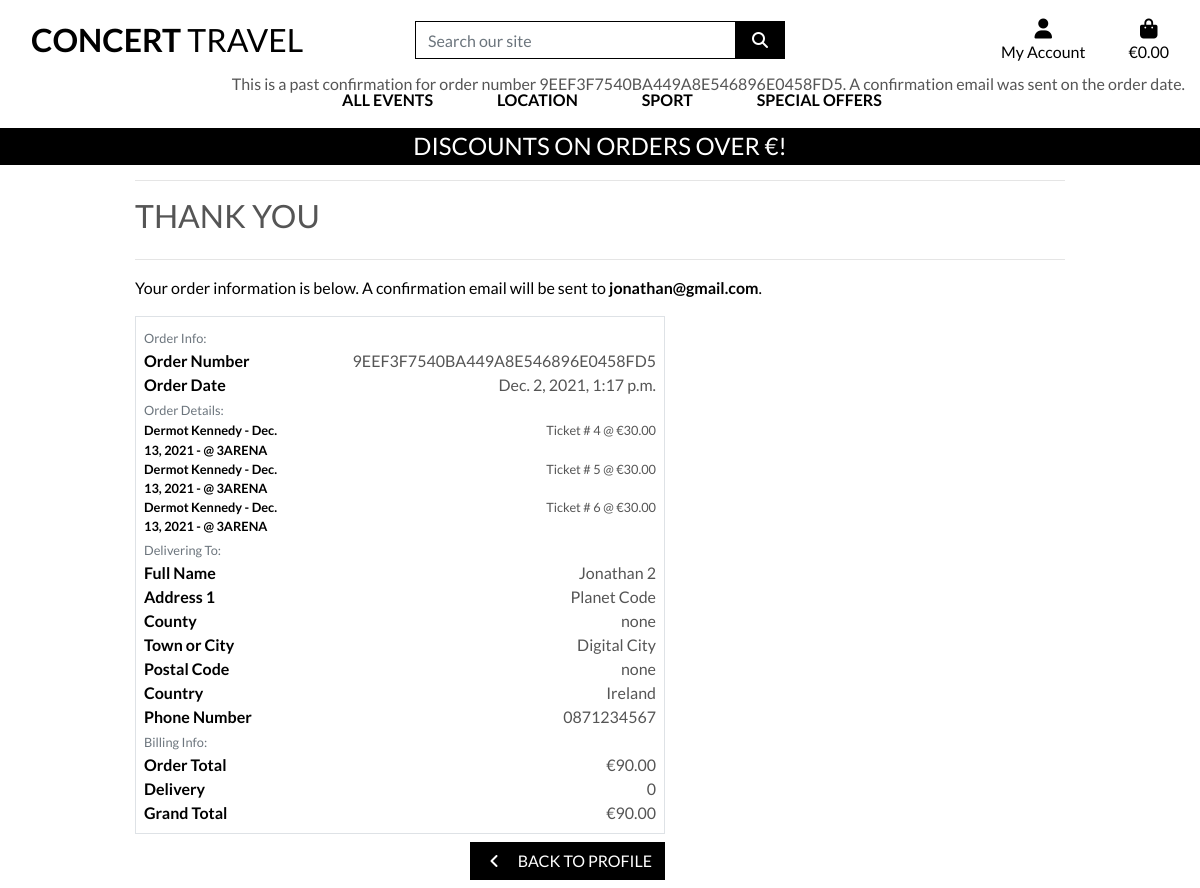
Before: /profile/order_history/9EEF3F7540BA449A8E546896E0458FD5 with the older database file.
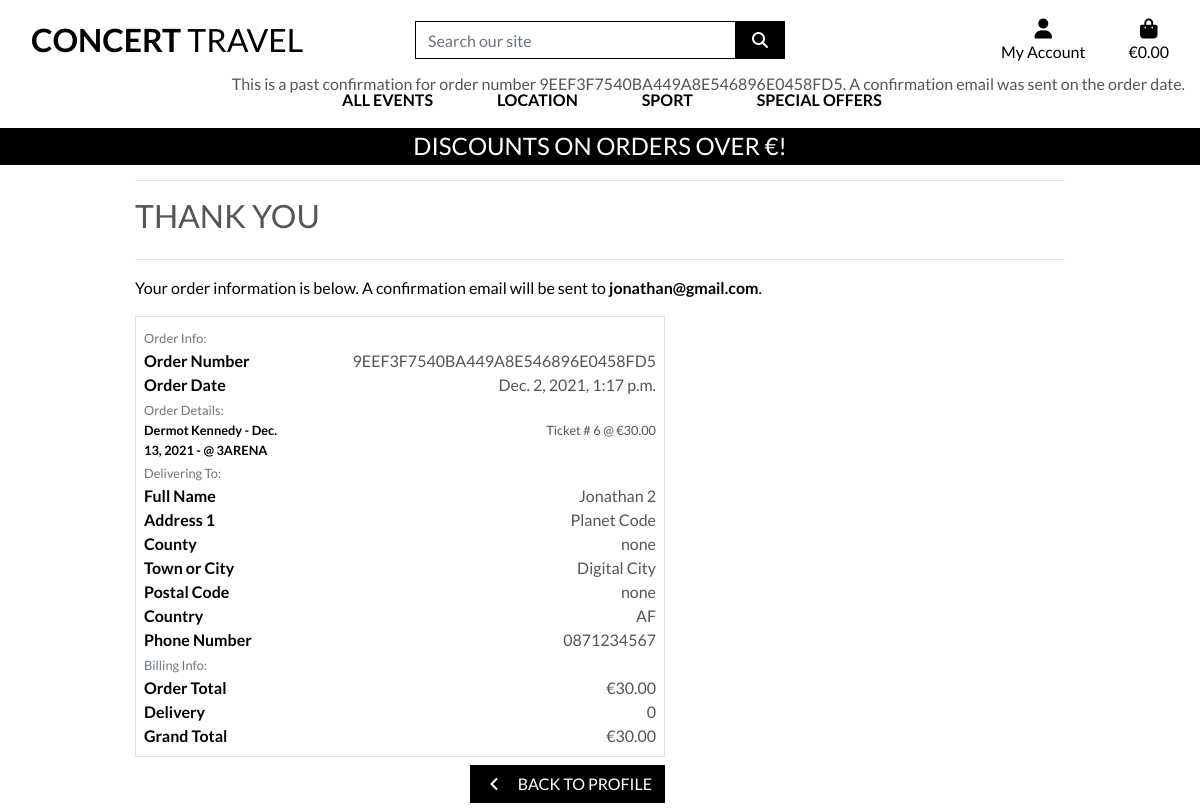
After: the same page with the newer database file.
### checkout/models.py (models this page shows, shortened)
class Order(models.Model):
    order_number = models.CharField(max_length=32, null=False, editable=False)
    full_name = models.CharField(max_length=50, null=False, blank=False)
    email = models.EmailField(max_length=254, null=False, blank=False)
    phone_number = models.CharField(max_length=20, null=False, blank=False)
    country = CountryField(blank_label='Country *', null=False, blank=False)
    postcode = models.CharField(max_length=20, null=True, blank=True)
    town_or_city = models.CharField(max_length=40, null=False, blank=False)
    street_address1 = models.CharField(max_length=80, null=False, blank=False)
    street_address2 = models.CharField(max_length=80, null=True, blank=True)
    county = models.CharField(max_length=80, null=True, blank=True)
    date = models.DateTimeField(auto_now_add=True)
    order_total = models.DecimalField(max_digits=10, decimal_places=2, null=False, default=0)
    original_bag = models.TextField(null=False, blank=False, default='')
    stripe_pid = models.CharField(max_length=254, null=False, blank=False, default='')
    user_profile = models.ForeignKey(UserProfile, on_delete=models.SET_NULL,
                                     null=True, blank=True, related_name='orders')

class OrderLineItem(models.Model):
    ticket_no = models.AutoField(primary_key=True)
    order = models.ForeignKey(Order, null=False, blank=False, on_delete=models.PROTECT, related_name='lineitems')
    event = models.ForeignKey(EventList, null=False, blank=False, on_delete=models.PROTECT)
    pickloc = models.ForeignKey(PickLoc, null=False, blank=False, on_delete=models.PROTECT)
    price = models.DecimalField(max_digits=6, decimal_places=2, null=False, blank=False, default=0)
    pax_fullname = models.CharField(max_length=50, null=True, blank=True)
    pax_email = models.CharField(max_length=50, null=True, blank=True)
    pax_tel = models.CharField(max_length=20, null=True, blank=True)

### events/models.py (models this page shows, shortened)
class EventList(models.Model):
    event_type = models.ForeignKey('EventType', on_delete=models.PROTECT)
    event_dest = models.ForeignKey('Destination', on_delete=models.PROTECT)
    name = models.CharField(max_length=254)
    description = models.CharField(max_length=254)
    event_date = models.DateField()
    publish = models.BooleanField(default=True)
    long_desc = models.TextField(null=True, blank=True)
    image_url = models.URLField(max_length=1024, null=True, blank=True)
    image = models.ImageField(null=True, blank=True)

class Destination(models.Model):
    destination = models.CharField(max_length=254)
    friendly_name = models.CharField(max_length=254, null=True, blank=True)
    def __str__(self):
        return self.destination

### profiles/views.py (the view)
# urls.py: path('order_history/<order_number>', views.order_history, name='order_history'),
def order_history(request, order_number):
    order = get_object_or_404(Order, order_number=order_number)
    messages.info(request, (
        f'This is a past confirmation for order number {order_number}. '
        'A confirmation email was sent on the order date.'
    ))
    template = 'checkout/checkout_success.html'
    context = {
        'order': order,
        'from_profile': True,
    }
    return render(request, template, context)

### checkout/templates/checkout/checkout_success.html (shortened to what this page needs)
{% extends "base.html" %}
{% load static %}
{% load checkout-tools %}
{% block extra-css %}
    <link rel="stylesheet" href="{% static 'checkout/css/checkout.css' %}">
{% endblock %}
{% block page_header %}
    <div class="container header-container">
    </div>
{% endblock %}
{% block content %}
    <div class="overlay"></div>
    <div class="container">
        <div class="row">
            <div class="col">
                <hr>
                <h2 class="logo-font mb-4">Thank You</h2>
                <hr>
                <p class="text-black">Your order information is below. A confirmation email will be sent to <strong>{{ order.email }}</strong>.</p>
            </div>
        </div>
        <div class="row">
            <div class="col-12 col-lg-7">
                <div class="order-confirmation-wrapper p-2 border">
                    <div class="row">
                        <div class="col">
                            <small class="text-muted">Order Info:</small>
                        </div>
                    </div>
                    <div class="row">
                        <div class="col-12 col-md-4">
                            <p class="mb-0 text-black font-weight-bold">Order Number</p>
                        </div>
                        <div class="col-12 col-md-8 text-md-right">
                            <p class="mb-0">{{ order.order_number }}</p>
                        </div>
                    </div>
                    <div class="row">
                        <div class="col-12 col-md-4">
                            <p class="mb-0 text-black font-weight-bold">Order Date</p>
                        </div>
                        <div class="col-12 col-md-8 text-md-right">
                            <p class="mb-0">{{ order.date }}</p>
                        </div>
                    </div>
                    <div class="row">
                        <div class="col">
                            <small class="text-muted">Order Details:</small>
                        </div>
                    </div>
                    {% for item in order.lineitems.all %}
                    <div class="row">
                        <div class="col-12 col-md-4">
                            <p class="small mb-0 text-black font-weight-bold">
                                {{ item.event.name }} - {{item.event.event_date }} - @ {{ item.event.event_dest|upper }}
                            </p>
                        </div>
                        <div class="col-12 col-md-8 text-md-right">
                            <p class="small mb-0"> Ticket # {{ item.ticket_no }} @ €{{ item.price }}</p>
                        </div>
                    </div>
                    {% endfor %}
                    <div class="row">
                        <div class="col">
                            <small class="text-muted">Delivering To:</small>
                        </div>
                    </div>
                    <div class="row">
                        <div class="col-12 col-md-4">
                            <p class="mb-0 text-black font-weight-bold">Full Name</p>
                        </div>
                        <div class="col-12 col-md-8 text-md-right">
                            <p class="mb-0">{{ order.full_name }}</p>
                        </div>
                    </div>
                    <div class="row">
                        <div class="col-12 col-md-4">
                            <p class="mb-0 text-black font-weight-bold">Address 1</p>
                        </div>
                        <div class="col-12 col-md-8 text-md-right">
                            <p class="mb-0">{{ order.street_address1 }}</p>
                        </div>
                    </div>
                    {% if order.county %}
                    <div class="row">
                        <div class="col-12 col-md-4">
                            <p class="mb-0 text-black font-weight-bold">County</p>
                        </div>
                        <div class="col-12 col-md-8 text-md-right">
                            <p class="mb-0">{{ order.county }}</p>
                        </div>
                    </div>
                    {% endif %}
                    <div class="row">
                        <div class="col-12 col-md-4">
                            <p class="mb-0 text-black font-weight-bold">Town or City</p>
                        </div>
                        <div class="col-12 col-md-8 text-md-right">
                            <p class="mb-0">{{ order.town_or_city }}</p>
                        </div>
                    </div>
                    {% if order.postcode %}
                    <div class="row">
                        <div class="col-12 col-md-4">
                            <p class="mb-0 text-black font-weight-bold">Postal Code</p>
                        </div>
                        <div class="col-12 col-md-8 text-md-right">
                            <p class="mb-0">{{ order.postcode }}</p>
                        </div>
                    </div>
                    {% endif %}
                    <div class="row">
                        <div class="col-12 col-md-4">
                            <p class="mb-0 text-black font-weight-bold">Country</p>
                        </div>
                        <div class="col-12 col-md-8 text-md-right">
                            <p class="mb-0">{{ order.country }}</p>
                        </div>
                    </div>
                    <div class="row">
                        <div class="col-12 col-md-4">
                            <p class="mb-0 text-black font-weight-bold">Phone Number</p>
                        </div>
                        <div class="col-12 col-md-8 text-md-right">
                            <p class="mb-0">{{ order.phone_number }}</p>
                        </div>
                    </div>
                    <div class="row">
                        <div class="col">
                            <small class="text-muted">Billing Info:</small>
                        </div>
                    </div>
                    <div class="row">
                        <div class="col-12 col-md-4">
                            <p class="mb-0 text-black font-weight-bold">Order Total</p>
                        </div>
                        <div class="col-12 col-md-8 text-md-right">
                            <p class="mb-0">€{{ order.order_total }}</p>
                        </div>
                    </div>
                    <div class="row">
                        <div class="col-12 col-md-4">
                            <p class="mb-0 text-black font-weight-bold">Delivery</p>
                        </div>
                        <div class="col-12 col-md-8 text-md-right">
                            <p class="mb-0">{{ 0 }}</p>
                        </div>
                    </div>
                    <div class="row">
                        <div class="col-12 col-md-4">
                            <p class="mb-0 text-black font-weight-bold">Grand Total</p>
                        </div>
                        <div class="col-12 col-md-8 text-md-right">
                            <p class="mb-0">€{{ order.order_total }}</p>
                        </div>
                    </div>
                </div>
            </div>
        </div>
        <div class="row">
			<div class="col-12 col-lg-7 text-right">
                {% if from_profile %}
                    <a href="{% url 'profile' %}" class="btn btn-black rounded-0 my-2">
					    <span class="icon mr-2">
						    <i class="fas fa-angle-left"></i>
					    </span>
					    <span class="text-uppercase">Back To Profile</span>
				    </a>
                {% endif %}
			</div>
		</div>
    </div>
{% endblock %}

### templates/base.html (shortened to what this page needs)
{% load static %}
<!doctype html>
<html lang="en">
  <head>
    {% block corecss %}
        <link rel="stylesheet" href="https://stackpath.bootstrapcdn.com/bootstrap/4.4.1/css/bootstrap.min.css">
        <link rel="stylesheet" href="{% static 'css/base.css' %}">
    {% endblock %}
    {% block extra-css %}
    {% endblock %}
  </head>
  <body>
    <header class="container-fluid fixed-top">
        <div class="row bg-white pt-lg-2 d-none d-lg-flex" id="topnav">
            <div class="col-12 col-lg-4 my-auto py-1 py-lg-0 text-center text-lg-left">
                <a href="{% url 'home' %}" class="nav-link main-logo-link">
                    <h2 class="logo-font text-black my-0"><strong>Concert</strong> Travel</h2>
                </a>
            </div>
            <div class="col-12 col-lg-4 my-auto py-1 py-lg-0">
                <form method="GET" action="">
                    <div class="input-group w-100">
                        <input class="form-control border border-black rounded-0" type="text" name="q" placeholder="Search our site">
                        <div class="input-group-append">
                            <button class="form-control btn btn-black border border-black rounded-0" type="submit">
                                <span class="icon">
                                    <i class="fas fa-search"></i>
                                </span>
                            </button>
                        </div>
                    </div>
                </form>
            </div>
            <div class="col-12 col-lg-4 my-auto py-1 py-lg-0">
                <ul class="list-inline list-unstyled text-center text-lg-right my-0">
                    <li class="list-inline-item dropdown">
                        <a class="text-black nav-link" href="#" id="user-options" data-toggle="dropdown" aria-haspopup="true" aria-expanded="false">
                            <div class="text-center">
                                <div><i class="fas fa-user fa-lg"></i></div>
                                <p class="my-0">My Account</p>
                            </div>
                        </a>
                    </li>
                    <li class="list-inline-item">
                        <a class="{% if grand_total %}text-info font-weight-bold{% else %}text-black{% endif %} nav-link" href="{% url 'view_bag' %}">
                            <div class="text-center">
                                <div><i class="fas fa-shopping-bag fa-lg"></i></div>
                                <p class="my-0">
                                    {% if grand_total %}
                                        €{{ grand_total|floatformat:2 }}
                                    {% else %}
                                        €0.00
                                    {% endif %}
                                </p>
                            </div>
                        </a>
                    </li>
                </ul>
            </div>
        </div>
        <div class="row bg-white">
            <nav class="navbar navbar-expand-lg navbar-light w-100">
                {% include 'includes/main_nav.html' %}
            </nav>
        </div>
        <div id="delivery-banner" class="row text-center">
            <div class="col bg-black text-white">
                <h4 class="logo-font my-1">Discounts on orders over €{{ free_ticket_threshold }}!</h4>
            </div>
        </div>
    </header>
        {% if messages %}
            <div class="message-container">
                {% for message in messages %}
                    {{message}}
                {% endfor %}
            </div>
        {% endif %}
        {% block page_header %}
        {% endblock %}
        {% block content %}
        {% endblock %}
  </body>
</html>

### templates/includes/main_nav.html (shortened to what this page needs)
<div class="collapse navbar-collapse" id="main-nav">
    <ul class="navbar-nav w-auto mx-auto">
        <li class="nav-item dropdown">
            <a class="logo-font font-weight-bold nav-link text-black mr-5" href="#" id="all-products-link" data-toggle="dropdown" aria-haspopup="true" aria-expanded="false">
                All Events
            </a>
        </li>
        <li class="nav-item dropdown">
            <a class="logo-font font-weight-bold nav-link text-black mr-5" href="#" id="clothing-link" data-toggle="dropdown" aria-haspopup="true" aria-expanded="false">
                Location
            </a>
        </li>
        <li class="nav-item dropdown">
            <a class="logo-font font-weight-bold nav-link text-black mr-5" href="#" id="homeware-link" data-toggle="dropdown" aria-haspopup="true" aria-expanded="false">
                Sport
            </a>
        </li>
        <li class="nav-item dropdown">
            <a class="logo-font font-weight-bold nav-link text-black" href="#" id="specials-link" data-toggle="dropdown" aria-haspopup="true" aria-expanded="false">
                Special Offers
            </a>
        </li>
    </ul>
</div>

Changed rows visible on the page:
removed OrderLineItem: event.name "Dermot Kennedy", event.event_date "Dec. 13, 2021", event.event_dest "3ARENA", ticket_no "4", price "30.00"
removed OrderLineItem: event.name "Dermot Kennedy", event.event_date "Dec. 13, 2021", event.event_dest "3ARENA", ticket_no "5", price "30.00"
changed Order "jonathan@gmail.com": country "Ireland" → "AF"; order_total "90.00" → "30.00"
